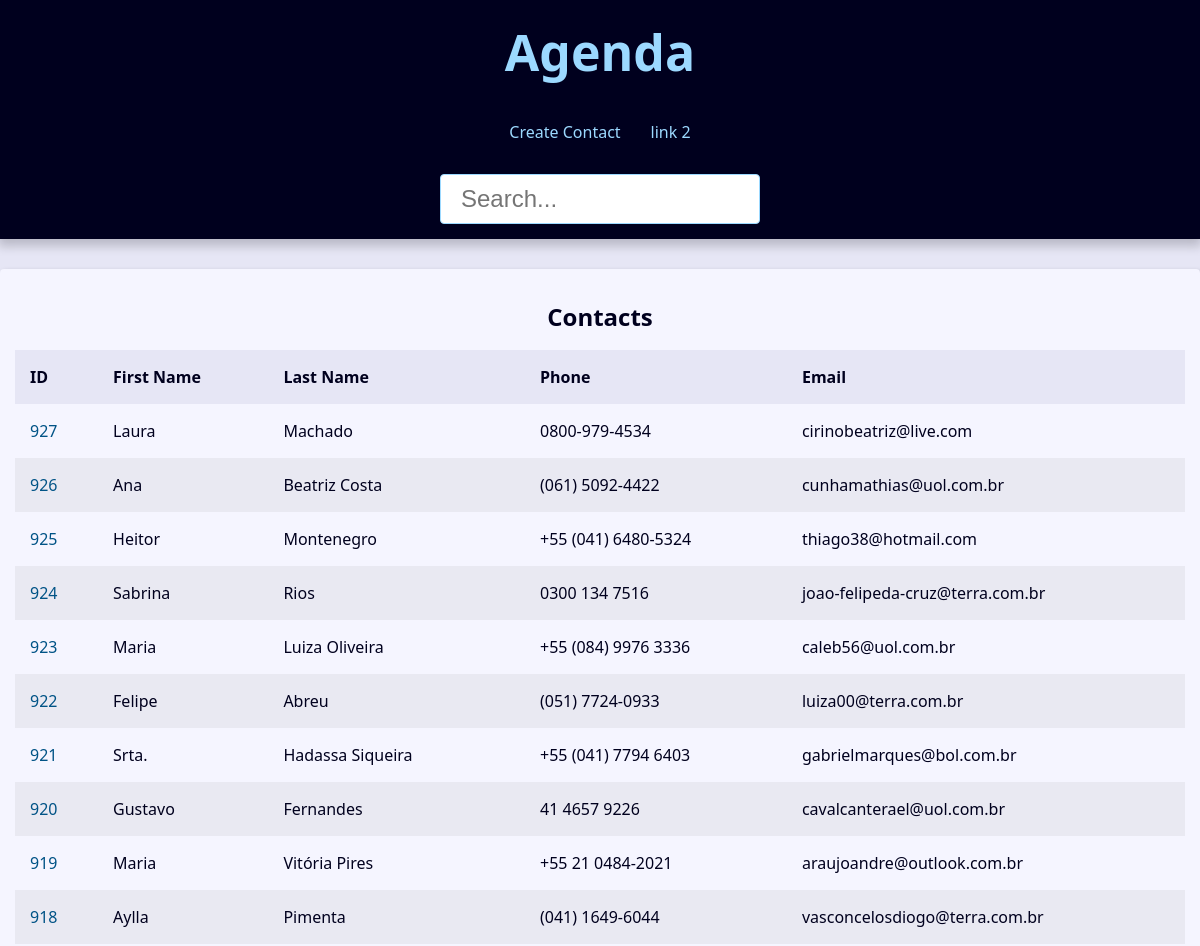
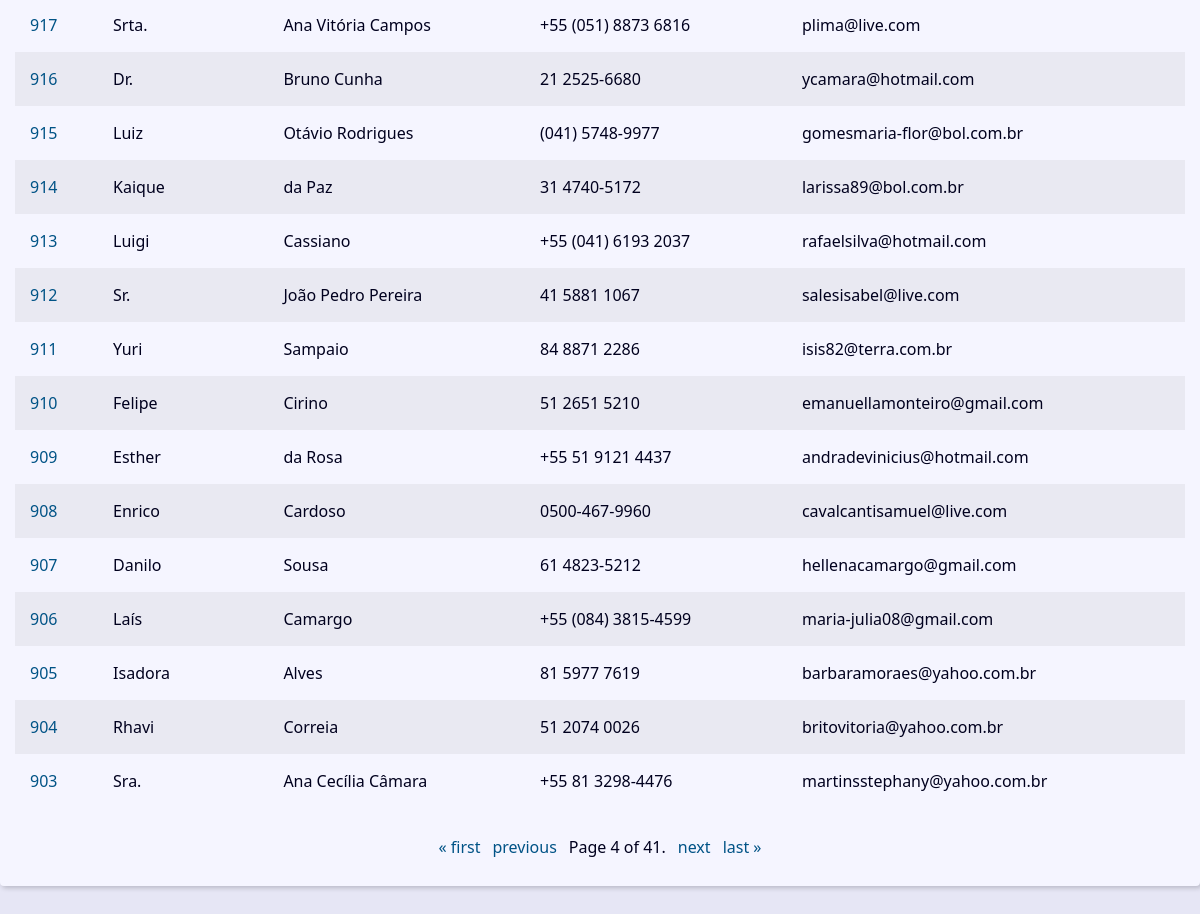
/?page=4&q=, run on the app's committed database (2 pictures, top to bottom).
### contact/models.py (models this page shows, shortened)
class Contact(models.Model):
    first_name = models.CharField(max_length=50)
    last_name = models.CharField(max_length=50)
    phone = models.CharField(max_length=50)
    email = models.EmailField(max_length=254, blank=True)
    created_date = models.DateTimeField(default=timezone.now)
    description = models.TextField( blank=True)
    show = models.BooleanField(default=True)
    picture = models.ImageField(blank=True, upload_to='pictures/%Y/%m/') # dentro media_root >> pictures/2025/10/
    category = models.ForeignKey(Category, on_delete=models.SET_NULL, null=True, blank=True)
    owner = models.ForeignKey(User, on_delete=models.SET_NULL, null=True, blank=True)

### contact/views/contact_views.py (the view)
# urls.py: path('', view=views.index, name='index'),
def index(request):
    contacts = Contact.objects.filter(show=True).order_by('-id')
    paginator = Paginator(contacts, 25)
    page_number = request.GET.get('page')
    page_obj = paginator.get_page(page_number)
    context = {"page_obj": page_obj, 'site_title': 'Contatos - '}
    return render(
        request,
        'contact/index.html',
        context
    )

### contact/templates/contact/index.html
{% extends "global/base.html" %}
{% block content %}
    {% if page_obj %}
        <div class="responsive-table">
            <table class="contacts-table">
                <caption class="table-caption">
                    Contacts
                </caption>
                <thead>
                    <tr class="table-row table-row-header">
                        <th class="table-header">ID</th>
                        <th class="table-header">First Name</th>
                        <th class="table-header">Last Name</th>
                        <th class="table-header">Phone</th>
                        <th class="table-header">Email</th>
                    </tr>
                </thead>
                <tbody>
                    {% for contact in page_obj %}
                        <tr class="table-row">
                            <td class="table-cel">
                                <a class="table-link"
                                href="{% url 'contact:contact' contact.id %}">
                                    {{ contact.id }}
                                </a>
                            </td>
                            <td class="table-cel">
                                {{ contact.first_name }}
                            </td>
                            <td class="table-cel">
                                {{ contact.last_name }}
                            </td>
                            <td class="table-cel">
                                {{ contact.phone }}
                            </td>
                            <td class="table-cel">
                                {{ contact.email }}
                            </td>
                        </tr>
                    {% endfor %}
                </tbody>
            </table>
        </div>
    {% else %}
        <div class="sigle-contact">
            <h1 class="sigle-contact-name">
                Nenhum contato encontrado
            </h1>
        </div>
    {% endif %}
{% endblock content %}

### base_static/global/css/style.css (style rules this page uses)
:root { --spacing: 1.5rem; --link-dark-color: rgb(0, 83, 134); --link-light-color: rgb(156, 217, 255); --clr-white: rgb(245, 245, 255); --clr-black: rgb(0, 0, 30); --clr-light-gray: rgb(230, 230, 245); --clr-dark-shadow-5: rgba(0, 0, 10, 5%); --clr-dark-shadow-10: rgba(0, 0, 10, 10%); --clr-dark-shadow-20: rgba(0, 0, 10, 20%); --clr-light-shadow-5: rgba(200, 200, 255, 5%); --clr-light-shadow-10: rgba(200, 200, 255, 10%); --clr-light-shadow-20: rgba(200, 200, 255, 20%); --main-page-width: 120rem; --table-min-width: 60rem; --biggest-font-size: 5rem; --bigger-font-size: 4rem; --big-font-size: 3.2rem; --medium-font-size: 2.4rem; --small-font-size: 1.6rem; --smaller-font-size: 1.4rem; --smallest-font-size: 1.2rem; --transition-fast: 300ms; --transition-medium: 600ms; --transition-slow: 1s; --default-border-radius: 4px; }
*, *::before, *::after { margin: 0; padding: 0; box-sizing: border-box; }
html { font-size: 62.5%; }
body { font-family: system-ui, -apple-system, BlinkMacSystemFont, 'Segoe UI', Roboto, Oxygen, Ubuntu, Cantarell, 'Open Sans', 'Helvetica Neue', sans-serif; line-height: 1.5; font-size: var(--small-font-size); color: var(--clr-black); -webkit-font-smoothing: antialiased; background: var(--clr-light-gray); }
.responsive-table { width: 100%; overflow-x: auto; }
.contacts-table { width: 100%; min-width: var(--table-min-width); border-collapse: collapse; }
.table-caption { font-size: var(--medium-font-size); font-weight: bold; padding: var(--spacing); }
.table-row { text-align: left; text-overflow: ellipsis; transition: background-color var(--transition-fast) ease-in-out; }
.table-row:nth-of-type(2n) { background: var(--clr-dark-shadow-5); }
.table-row-header { background: var(--clr-light-gray); color: var(--clr-black); }
.table-cel, .table-header { padding: var(--spacing); }
.table-link { color: var(--link-dark-color); transition: color var(--transition-fast) ease-in-out; text-decoration: none; }

### data on the page
Contact: id "927", first_name "Laura", last_name "Machado", phone "0800-979-4534", email "cirinobeatriz@live.com"
Contact: id "926", first_name "Ana", last_name "Beatriz Costa", phone "(061) 5092-4422", email "cunhamathias@uol.com.br"
Contact: id "925", first_name "Heitor", last_name "Montenegro", phone "+55 (041) 6480-5324", email "thiago38@hotmail.com"
Contact: id "924", first_name "Sabrina", last_name "Rios", phone "0300 134 7516", email "joao-felipeda-cruz@terra.com.br"
Contact: id "923", first_name "Maria", last_name "Luiza Oliveira", phone "+55 (084) 9976 3336", email "caleb56@uol.com.br"
Contact: id "922", first_name "Felipe", last_name "Abreu", phone "(051) 7724-0933", email "luiza00@terra.com.br"
Contact: id "921", first_name "Srta.", last_name "Hadassa Siqueira", phone "+55 (041) 7794 6403", email "gabrielmarques@bol.com.br"
Contact: id "920", first_name "Gustavo", last_name "Fernandes", phone "41 4657 9226", email "cavalcanterael@uol.com.br"
Contact: id "919", first_name "Maria", last_name "Vitória Pires", phone "+55 21 0484-2021", email "araujoandre@outlook.com.br"
Contact: id "918", first_name "Aylla", last_name "Pimenta", phone "(041) 1649-6044", email "vasconcelosdiogo@terra.com.br"
Contact: id "917", first_name "Srta.", last_name "Ana Vitória Campos", phone "+55 (051) 8873 6816", email "plima@live.com"
Contact: id "916", first_name "Dr.", last_name "Bruno Cunha", phone "21 2525-6680", email "ycamara@hotmail.com"
Contact: id "915", first_name "Luiz", last_name "Otávio Rodrigues", phone "(041) 5748-9977", email "gomesmaria-flor@bol.com.br"
Contact: id "914", first_name "Kaique", last_name "da Paz", phone "31 4740-5172", email "larissa89@bol.com.br"
Contact: id "913", first_name "Luigi", last_name "Cassiano", phone "+55 (041) 6193 2037", email "rafaelsilva@hotmail.com"
Contact: id "912", first_name "Sr.", last_name "João Pedro Pereira", phone "41 5881 1067", email "salesisabel@live.com"
Contact: id "911", first_name "Yuri", last_name "Sampaio", phone "84 8871 2286", email "isis82@terra.com.br"
Contact: id "910", first_name "Felipe", last_name "Cirino", phone "51 2651 5210", email "emanuellamonteiro@gmail.com"
Contact: id "909", first_name "Esther", last_name "da Rosa", phone "+55 51 9121 4437", email "andradevinicius@hotmail.com"
Contact: id "908", first_name "Enrico", last_name "Cardoso", phone "0500-467-9960", email "cavalcantisamuel@live.com"
Contact: id "907", first_name "Danilo", last_name "Sousa", phone "61 4823-5212", email "hellenacamargo@gmail.com"
Contact: id "906", first_name "Laís", last_name "Camargo", phone "+55 (084) 3815-4599", email "maria-julia08@gmail.com"
Contact: id "905", first_name "Isadora", last_name "Alves", phone "81 5977 7619", email "barbaramoraes@yahoo.com.br"
Contact: id "904", first_name "Rhavi", last_name "Correia", phone "51 2074 0026", email "britovitoria@yahoo.com.br"
Contact: id "903", first_name "Sra.", last_name "Ana Cecília Câmara", phone "+55 81 3298-4476", email "martinsstephany@yahoo.com.br"

### other printed values
{{ page_obj.number }} "4"
{{ page_obj.paginator.num_pages }} "41"
